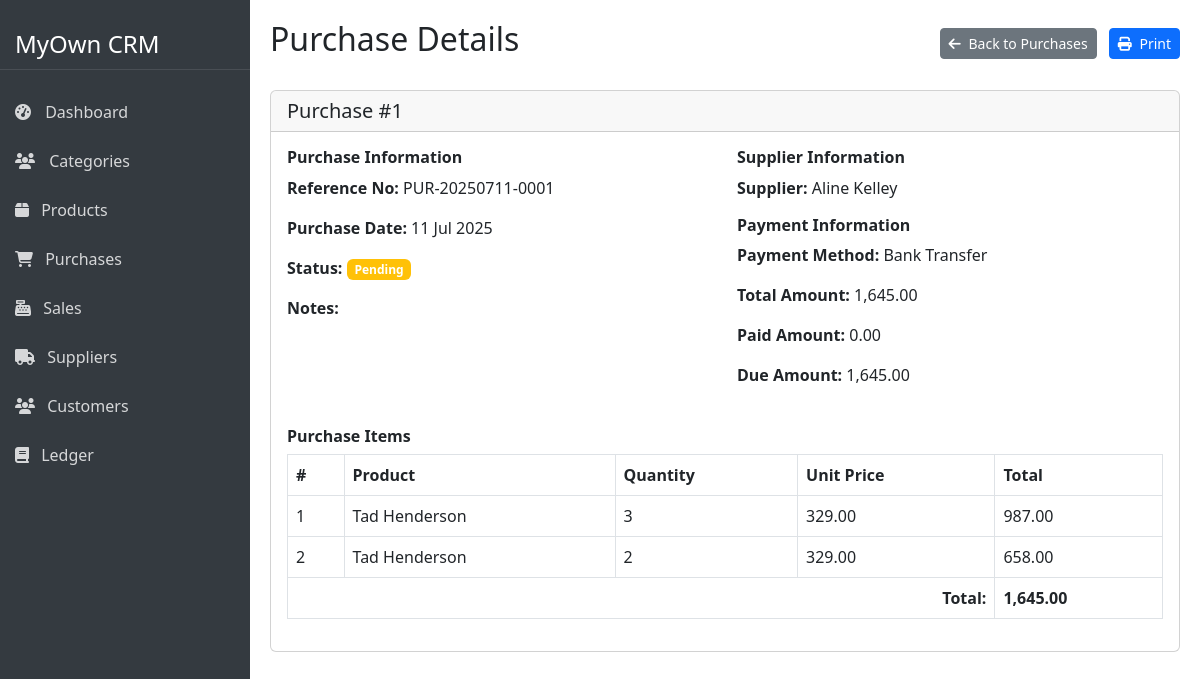
Screenshot of /purchases/view_purchase.php?id=1 with the database file from the repository.
### tables this page shows
CREATE TABLE `purchases` (
  `id` int(11) NOT NULL,
  `reference_no` varchar(50) NOT NULL,
  `supplier_id` int(11) DEFAULT NULL,
  `total_amount` decimal(10,2) NOT NULL,
  `paid_amount` decimal(10,2) NOT NULL,
  `due_amount` decimal(10,2) NOT NULL,
  `payment_method_id` int(11) DEFAULT NULL,
  `purchase_date` date NOT NULL,
  `notes` text DEFAULT NULL,
  `status` tinyint(1) DEFAULT 1,
  `created_at` timestamp NOT NULL DEFAULT current_timestamp()
);

CREATE TABLE `suppliers` (
  `id` int(11) NOT NULL,
  `name` varchar(100) NOT NULL,
  `contact_person` varchar(100) DEFAULT NULL,
  `phone` varchar(20) DEFAULT NULL,
  `email` varchar(100) DEFAULT NULL,
  `address` text DEFAULT NULL,
  `status` tinyint(1) DEFAULT 1,
  `created_at` timestamp NOT NULL DEFAULT current_timestamp()
);

CREATE TABLE `payment_methods` (
  `id` int(11) NOT NULL,
  `name` varchar(50) NOT NULL,
  `description` text DEFAULT NULL,
  `status` tinyint(1) DEFAULT 1
);

CREATE TABLE `purchase_items` (
  `id` int(11) NOT NULL,
  `purchase_id` int(11) NOT NULL,
  `product_id` int(11) NOT NULL,
  `quantity` int(11) NOT NULL,
  `unit_price` decimal(10,2) NOT NULL,
  `total_price` decimal(10,2) NOT NULL
);

CREATE TABLE `products` (
  `id` int(11) NOT NULL,
  `category_id` int(11) NOT NULL,
  `name` varchar(255) NOT NULL,
  `description` text DEFAULT NULL,
  `price` decimal(10,2) NOT NULL,
  `quantity` int(11) NOT NULL DEFAULT 0,
  `image` varchar(255) DEFAULT NULL,
  `status` tinyint(1) NOT NULL DEFAULT 1,
  `created_at` timestamp NOT NULL DEFAULT current_timestamp()
);

### database/database.php (called while the page is built, shortened)
<?php
class Database {
    protected $host = 'localhost';
    protected $user = 'root';
    protected $password = '';
    protected $dbname = 'oop-project';
    public $con = null;
    public function __construct(){
        if($this->con == null){
            $this->con = mysqli_connect($this->host,$this->user,$this->password,$this->dbname);
        }
    }
}
?>

### purchases/purchase.class.php (called while the page is built, shortened)
<?php
require_once ROOT_PATH . 'database/database.php';
class Purchase extends Database {
    private $table = 'purchases';
    private $items_table = 'purchase_items';
    public function getById($id) {
        $id = (int)$id;
        $sql = "SELECT p.*, s.name as supplier_name, pm.name as payment_method
               FROM {$this->table} p
               LEFT JOIN suppliers s ON p.supplier_id = s.id
               LEFT JOIN payment_methods pm ON p.payment_method_id = pm.id
               WHERE p.id = {$id}";
        $result = $this->con->query($sql);
        if ($result->num_rows > 0) {
            $purchase = $result->fetch_assoc();
            $sql = "SELECT pi.*, p.name as product_name
                   FROM {$this->items_table} pi
                   LEFT JOIN products p ON pi.product_id = p.id
                   WHERE pi.purchase_id = {$id}";
            $result = $this->con->query($sql);
            $items = [];
            if ($result->num_rows > 0) {
                while ($row = $result->fetch_assoc()) {
                    $items[] = $row;
                }
            }
            $purchase['items'] = $items;
            return $purchase;
        } else {
            return false;
        }
    }
}
?>

### purchases/view_purchase.php (the view, shortened to what this page needs)
<?php
require_once ROOT_PATH . 'purchases/purchase.class.php';
$id = (int)$_GET['id'];
$purchaseObj = new Purchase();
$purchase = $purchaseObj->getById($id);
require ROOT_PATH . 'includes/header.php';
?>
<div class="d-flex">
    <?php
    require ROOT_PATH . 'includes/sidebar.php';
    ?>
    <div class="main-content">
        <div class="d-flex justify-content-between align-items-center mb-4">
            <h2>Purchase Details</h2>
            <div>
                <a href="purchases.php" class="btn btn-secondary btn-sm me-2">
                    <i class="fas fa-arrow-left me-1"></i> Back to Purchases
                </a>
                <button class="btn btn-primary btn-sm" onclick="window.print()">
                    <i class="fas fa-print me-1"></i> Print
                </button>
            </div>
        </div>
        <div class="card mb-4">
            <div class="card-header">
                <h5 class="mb-0">Purchase #<?php echo $purchase['id']; ?></h5>
            </div>
            <div class="card-body">
                <div class="row mb-4">
                    <div class="col-md-6">
                        <h6 class="fw-bold">Purchase Information</h6>
                        <p><strong>Reference No:</strong> <?php echo $purchase['reference_no']; ?></p>
                        <p><strong>Purchase Date:</strong> <?php echo date('d M Y', strtotime($purchase['purchase_date'])); ?></p>
                        <p><strong>Status:</strong>
                            <?php if ($purchase['status'] == 1): ?>
                                <span class="badge bg-success">Completed</span>
                            <?php elseif ($purchase['status'] == 2): ?>
                                <span class="badge bg-warning">Pending</span>
                            <?php else: ?>
                                <span class="badge bg-danger">Cancelled</span>
                            <?php endif; ?>
                        </p>
                        <p><strong>Notes:</strong> <?php echo nl2br(htmlspecialchars($purchase['notes'])); ?></p>
                    </div>
                    <div class="col-md-6">
                        <h6 class="fw-bold">Supplier Information</h6>
                        <p><strong>Supplier:</strong> <?php echo $purchase['supplier_name']; ?></p>
                        <h6 class="fw-bold mt-3">Payment Information</h6>
                        <p><strong>Payment Method:</strong> <?php echo $purchase['payment_method']; ?></p>
                        <p><strong>Total Amount:</strong> <?php echo number_format($purchase['total_amount'], 2); ?></p>
                        <p><strong>Paid Amount:</strong> <?php echo number_format($purchase['paid_amount'], 2); ?></p>
                        <p><strong>Due Amount:</strong> <?php echo number_format($purchase['due_amount'], 2); ?></p>
                    </div>
                </div>
                <h6 class="fw-bold">Purchase Items</h6>
                <div class="table-responsive">
                    <table class="table table-bordered">
                        <thead>
                            <tr>
                                <th>#</th>
                                <th>Product</th>
                                <th>Quantity</th>
                                <th>Unit Price</th>
                                <th>Total</th>
                            </tr>
                        </thead>
                        <tbody>
                            <?php $counter = 1; foreach ($purchase['items'] as $item): ?>
                            <tr>
                                <td><?php echo $counter++; ?></td>
                                <td><?php echo $item['product_name']; ?></td>
                                <td><?php echo $item['quantity']; ?></td>
                                <td><?php echo number_format($item['unit_price'], 2); ?></td>
                                <td><?php echo number_format($item['total_price'], 2); ?></td>
                            </tr>
                            <?php endforeach; ?>
                        </tbody>
                        <tfoot>
                            <tr>
                                <th colspan="4" class="text-end">Total:</th>
                                <th><?php echo number_format($purchase['total_amount'], 2); ?></th>
                            </tr>
                        </tfoot>
                    </table>
                </div>
            </div>
        </div>
    </div>
</div>
<?php
require ROOT_PATH . 'includes/footer.php';
?>

### includes/header.php (style rules this page uses)
body { overflow-x: hidden; }
.main-content { margin-left: 250px; width: 100%; padding: 20px; transition: all 0.3s; }

### rows the page displays
purchases: id "1", reference_no "PUR-20250711-0001", purchase_date "11 Jul 2025", supplier.name "Aline Kelley", payment_method.name "Bank Transfer", total_amount "1,645.00", paid_amount "0.00", due_amount "1,645.00"
purchase_items: product.name "Tad Henderson", quantity "3", unit_price "329.00", total_price "987.00"
purchase_items: product.name "Tad Henderson", quantity "2", unit_price "329.00", total_price "658.00"
